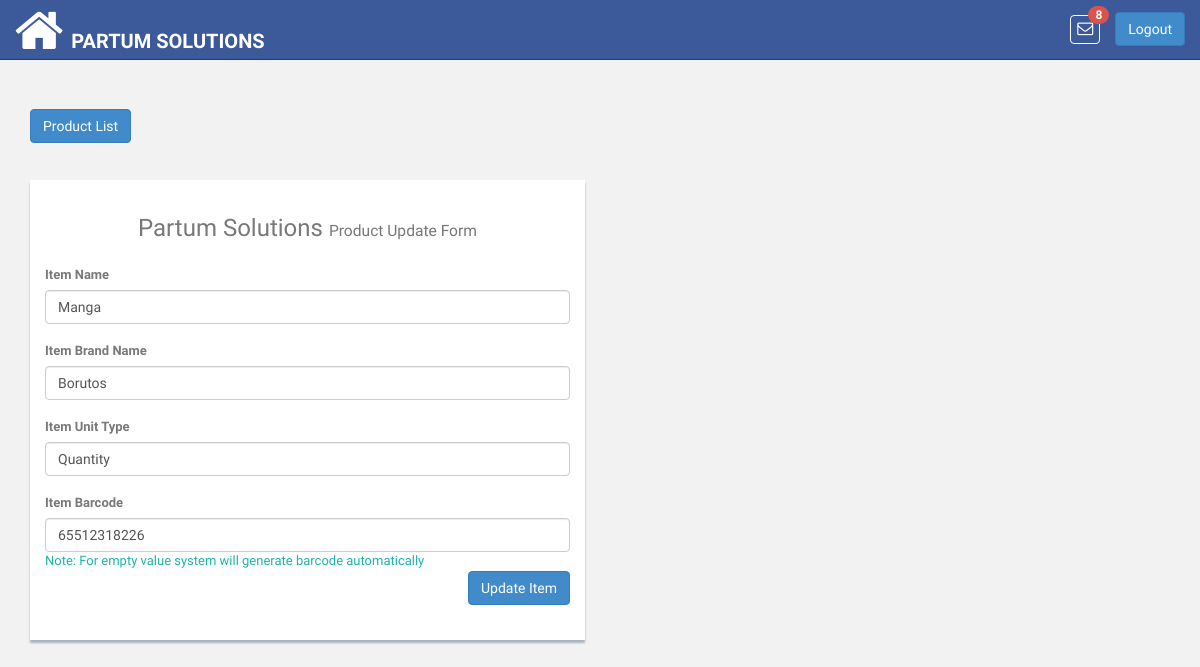
The page /product/17/update/ (signed in) on the database its author committed.
### pis_retailer/models.py (models this page shows, shortened)
class RetailerUser(models.Model):
    ROLE_TYPE_OWNER = 'owner'
    ROLE_TYPE_DATA_ENTRY_USER = 'data_entry_user'
    ROLE_TYPE_SALESMAN = 'salesman'
    ROLE_TYPE_VIEW_ACCOUNT = 'account_viewer'
    ROLE_TYPE_LEDGER_VIEW = 'ledger_viewer'
    ROLE_TYPES = (
        (ROLE_TYPE_OWNER, 'Owner'),
        (ROLE_TYPE_DATA_ENTRY_USER, 'Data Entry User'),
        (ROLE_TYPE_SALESMAN, 'Salesman'),
        (ROLE_TYPE_VIEW_ACCOUNT, 'Account Viewer'),
        (ROLE_TYPE_LEDGER_VIEW, 'Ledger Viewer'),
    )
    user = models.OneToOneField(User, related_name='retailer_user',on_delete=models.CASCADE)
    retailer = models.ForeignKey(Retailer, related_name='u_retailer',on_delete=models.CASCADE)
    role_type = models.CharField(
        max_length=100, choices=ROLE_TYPES, default=ROLE_TYPE_OWNER
    )

class Retailer(DatedModel):
    name = models.CharField(max_length=100)
    slug = models.SlugField(blank=False)
    package = models.CharField(max_length=200, null=True, blank=True)
    package_price = models.CharField(max_length=200, null=True, blank=True)
    package_expiry = models.DateField(blank=True, null=True)
    logo = models.ImageField(
        upload_to='images/retailer/logo/', max_length=1024,
        blank=True, null=True
    )

### pis_product/models.py (models this page shows, shortened)
class Product(models.Model):
    UNIT_TYPE_KG = 'Kilogram'
    UNIT_TYPE_GRAM = 'Gram'
    UNIT_TYPE_LITRE = 'Litre'
    UNIT_TYPE_QUANTITY = 'Quantity'
    UNIT_TYPES = (
        (UNIT_TYPE_KG, 'Kilogram'),
        (UNIT_TYPE_GRAM, 'Gram'),
        (UNIT_TYPE_LITRE, 'Litre'),
        (UNIT_TYPE_QUANTITY, 'Quantity'),
    )
    unit_type = models.CharField(
        choices=UNIT_TYPES, default=UNIT_TYPE_QUANTITY,
        blank=True, null=True, max_length=200
    )
    name = models.CharField(max_length=100, unique=True)
    brand_name = models.CharField(max_length=200, blank=True, null=True)
    retailer = models.ForeignKey(
        'pis_retailer.Retailer',
        related_name='retailer_product',on_delete=models.CASCADE
    )
    bar_code = models.CharField(max_length=13, unique=True, blank=True,
                                null=True)
    def product_available_items(self):
        try:
            obj_stock_in = self.stockin_product.aggregate(Sum('quantity'))
            stock_in = float(obj_stock_in.get('quantity__sum'))
        except:
            stock_in = 0
        try:
            obj_stock_out = self.stockout_product.aggregate(
                Sum('stock_out_quantity'))
            stock_out = float(obj_stock_out.get('stock_out_quantity__sum'))
        except:
            stock_out = 0
        return  stock_in - stock_out

### pis_product/views.py (the view)
# urls.py: re_path(r'^(?P<pk>\d+)/update/$',ProductUpdateView.as_view(),name='update_product'),
class ProductUpdateView(UpdateView):
    template_name = 'products/update_product.html'
    model = Product
    form_class = ProductForm
    success_url = reverse_lazy('product:stock_items_list')

### pis_product/forms.py
class ProductForm(forms.ModelForm):
    class Meta:
        model = Product
        fields = '__all__'

### pis_com/templatetags/template_tags.py (called while the page is built)
@register.simple_tag
def product_notifications(retailer_id):
    return Product.objects.filter(retailer__id=retailer_id)

### templates/products/update_product.html (shortened to what this page needs)
{% extends 'base.html' %}
{% block content %}
    <div class="col-md-6">
        <br>
        <a href="{% url 'product:items_list' %}"><button type="button" id="back-product" class="btn btn-primary" id="load" data-loading-text="<i class='fa fa-circle-o-notch fa-spin'></i>Processing">Product List</button></a>
        <br><br><br>
        <div class="content-panel">
            <h3 class="text-center">{{ request.user.retailer_user.retailer.name }} <small>Product Update Form</small></h3>
            <div class="panel-body">
                <form class="form-horizontal add-product-form" action="{% url 'product:update_product' pk=object.id %}" method="post" autocomplete="off">
                    <div class="form-group">
                        <div class="col-sm-12">
                            <label><strong>Item Name</strong></label>
                            <input type="text" class="form-control product_name" name="name"   placeholder="Product Name" value="{{ object.name|title }}"><br>
                            <label><strong>Item Brand Name</strong></label>
                            <input type="text" class="form-control brand_name" name="brand_name" placeholder="Brand Name" value="{{ object.brand_name|title }}"><br>
                            <label><strong>Item Unit Type</strong></label>
                             <input type="text" class="form-control unit_type" name="unit_type" placeholder="Unit Type" list="unit-list" value="{{ object.unit_type }}">
                                    <br>
                            <label><strong>Item Barcode</strong></label>
                            <input type="number" class="form-control bar_code" name="bar_code" value="{{ object.bar_code }}">
                            <span style="color: lightseagreen">Note: For empty value system will generate barcode automatically</span><br>
                            <button type="submit" id="save" class="btn btn-primary product-submit-btn" style="float: right" >Update Item</button>
                        </div>
                    </div>
                </form>
            </div>
        </div>
    </div>
{% endblock %}

### templates/base.html (shortened to what this page needs)
<!DOCTYPE html>
<html lang="en" xmlns="http://www.w3.org/1999/html">
{% load static %}
{% load template_tags %}
<head>
    <link href="{% static 'css/bootstrap.css' %}" rel="stylesheet">
    <link href="{% static 'font-awesome/css/font-awesome.css' %}" rel="stylesheet" />
    <link rel="stylesheet" type="text/css" href="{% static 'css/zabuto_calendar.css' %}">
    <link rel="stylesheet" type="text/css" href="{% static 'js/gritter/css/jquery.gritter.css' %}" />
    <link rel="stylesheet" type="text/css" href="{% static 'lineicons/style.css' %}">
    <link href="{% static 'css/style.css' %}" rel="stylesheet">
    <link href="{% static 'css/style-responsive.css' %}" rel="stylesheet">
    <link href="{% static 'css/profileImage.css' %}" rel="stylesheet" type="text/css"/>
    <link href="{% static 'css/sweetalert2.min.css' %}" rel="stylesheet" />
</head>
<body>
<section id="container" >
    <header class="header black-bg">
        <a href="{% url 'index' %}" class="home_icon" style="float:left"><i class="fa fa-home fa-4x" aria-hidden="true"></i></a>
        <a href="{% url 'index' %}" class="logo"><b>{{ request.user.retailer_user.retailer.name }}</b></a>
        <div class="right_div">
            <div class="nav notify-row" id="top_menu">
                {% product_notifications retailer_id=request.user.retailer_user.retailer.id as p_n %}
                <ul class="nav top-menu">
                    <li id="header_inbox_bar" class="dropdown">
                        <a data-toggle="dropdown" class="dropdown-toggle msg" href="index.html#">
                            <i class="fa fa-envelope-o"></i> <span class="badge badge-danger notification_count" style="background: #d9534f"></span>
                        </a>
                    </li>
                </ul>
            </div>
            <div class="top-menu">
                <a tabindex="logout" class="btn btn-primary" href="{% url 'logout' %}" style="margin-top: 12px;">Logout</a>
            </div>
        </div>
    </header>
    <section class="wrapper">
        {% block content %}{% endblock %}
    </section>
</section>
</body>
</html>

### app_static/css/style.css (style rules this page uses)
body { color: #797979; background: #f2f2f2; font-family: 'Ruda', sans-serif; padding: 0px !important; margin: 0px !important; font-size:13px; }
ul li { list-style: none; }
a, a:hover, a:focus { text-decoration: none; outline: none; }
#container { width: 100%; height: 100%; }
.header, .footer { min-height: 60px; padding: 0 15px; }
.header { position: fixed; left: 0; right: 0; z-index: 1002; }
.black-bg { background: #3C5A99; border-bottom: 1px solid #2B3D4A; }
.wrapper { display: inline-block; margin-top: 90px; padding-left: 15px; padding-right: 15px; padding-bottom: 15px; padding-top: 0px; width: 100%; }
a.logo { font-size: 20px; color: #ffffff; float: left; margin-top: 27px; text-transform: uppercase; }
a.logo b { font-weight: 900; }
#top_menu .nav > li, ul.top-menu > li { float: left; }
.notify-row { float: left; margin-top: 15px; margin-left: 92px; }
ul.top-menu > li > a { color: #666666; font-size: 16px; border-radius: 4px; -webkit-border-radius: 4px; border:1px solid #68dff0; padding: 2px 6px; margin-right: 15px; }
.notify-row .badge { position: absolute; right: -10px; top: -10px; z-index: 100; }
.content-panel { background: #ffffff; box-shadow: 0px 3px 2px #aab2bd; padding-top: 15px; padding-bottom: 5px; }
label { font-weight: 400; }

### templates/base.html (style rules this page uses)
.msg { color: #fff !important; border:none !important; border: 1px solid #fff !important; }
.right_div { float:right; }
.notify-row { margin-left: -45px !important; }
.home_icon { float:left; color:#fff; margin-right:8px; margin-top:5px; }

### rows shown on the page
Product: name "Manga", brand_name "Borutos", unit_type "Quantity", bar_code "65512318226"

### other values the page prints
{{ request.user.retailer_user.retailer.name }} "PARTUM SOLUTIONS"
{{ request.user.retailer_user.retailer.name }} "Partum Solutions"
